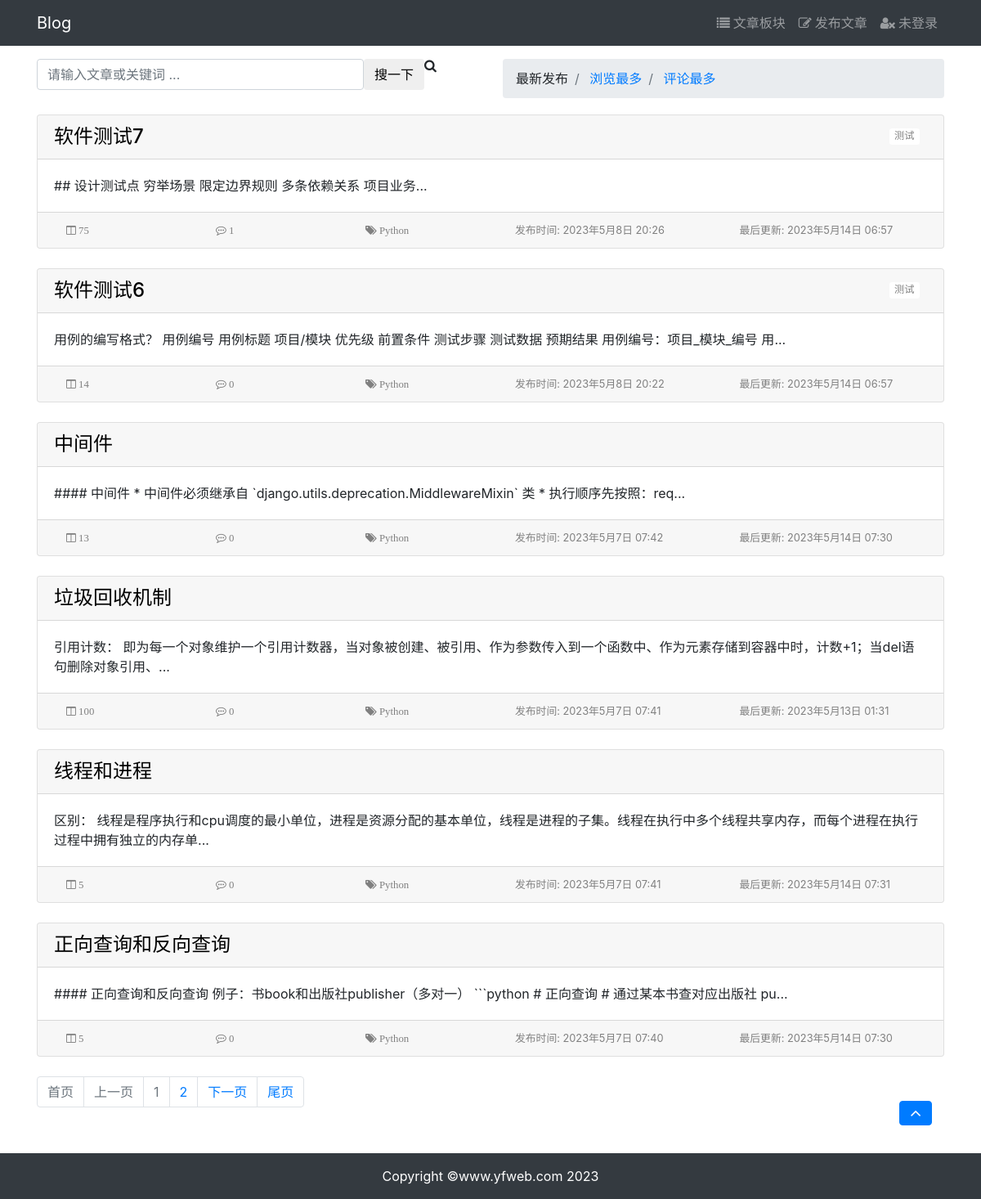
Page /article/list/?column=Python on the earlier database version.
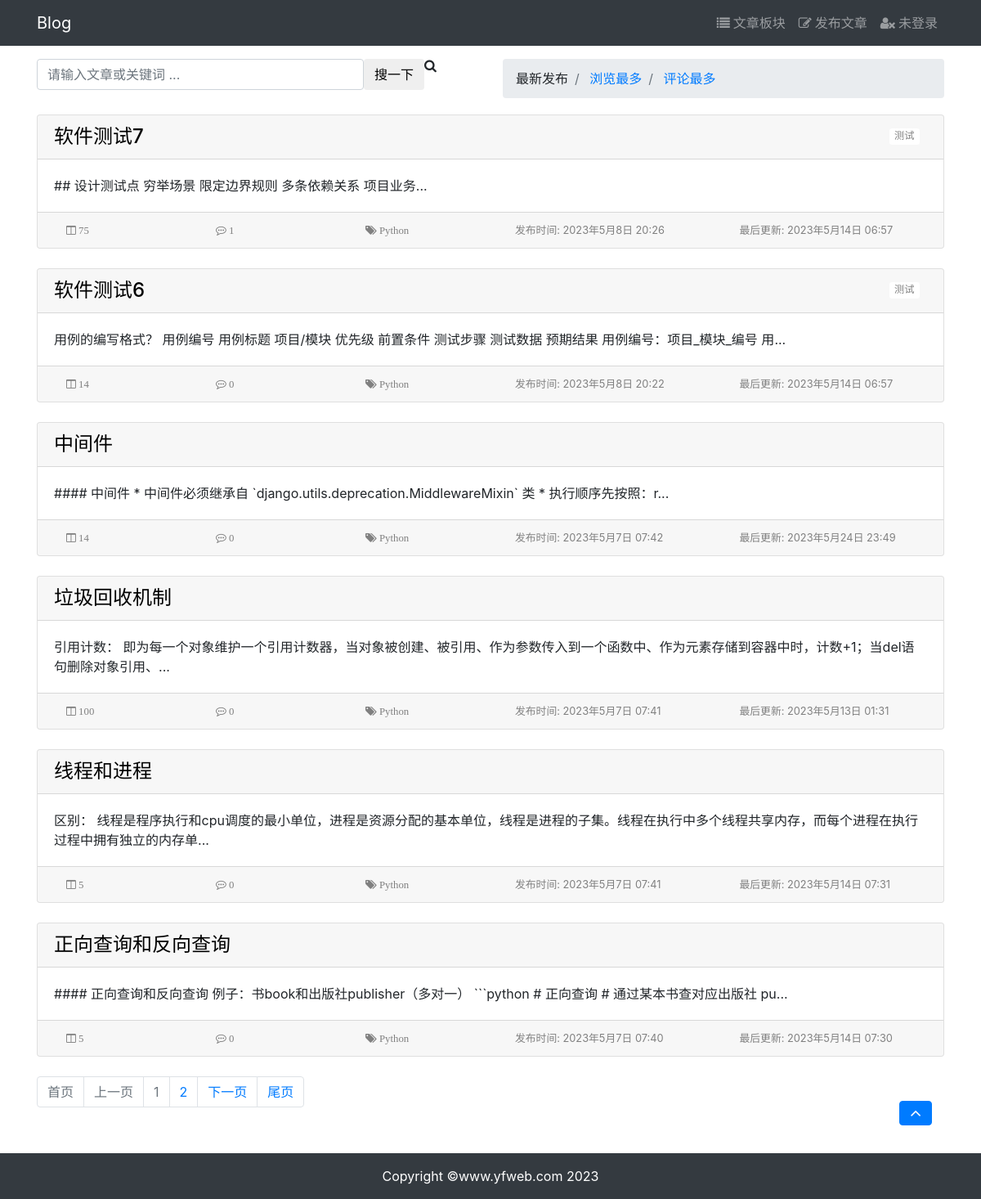
Same page on the later database version.
### article/models.py (models this page shows, shortened)
class Article(models.Model):
    author = models.ForeignKey(verbose_name='作者', to=User, on_delete=models.CASCADE)
    title = models.CharField(verbose_name='标题', max_length=100)
    body = MDTextField(verbose_name='正文')
    created = models.DateTimeField(verbose_name='文章创建时间', default=timezone.now)
    updated = models.DateTimeField(verbose_name='最后更新时间', auto_now=True)
    total_visit = models.PositiveIntegerField(verbose_name='浏览量', default=0)
    total_comment = models.PositiveIntegerField(verbose_name='评论条数', default=0)
    column = models.ForeignKey(
        verbose_name='专栏', to=ArticleColumn,
        null=True, blank=True,
        on_delete=models.CASCADE, related_name='article'
    )
    tags = TaggableManager(verbose_name='标签', blank=True)
    class Meta:
        verbose_name = '文章'
        verbose_name_plural = verbose_name
        ordering = ['-created', '-updated', ]

class ArticleColumn(models.Model):  # 文章专栏
    title = models.CharField(verbose_name='专栏名称', max_length=60)
    created = models.DateTimeField(verbose_name='创建时间', auto_now_add=True)
    class Meta:
        verbose_name = '专栏'
        verbose_name_plural = verbose_name
    def __str__(self):
        return self.title

### article/views.py (the view)
# urls.py: path('list/', views.article_list, name='article_list'),
def article_list(request):
    search = request.GET.get('search', '')
    order = request.GET.get('order', 'common')
    column = request.GET.get('column', '')
    tag = request.GET.get('tag', '')
    articles = Article.objects.all()
    if search:
        q = Q(title__icontains=search) | Q(body__icontains=search)
        articles = articles.filter(q)
    order_list = ['total_visit', 'total_comment']
    if order in order_list:
        if order == 'total_visit':
            articles = articles.order_by('-total_visit')
        if order == 'total_comment':
            articles = articles.order_by('-total_comment')
    if column:
        articles = articles.filter(column__title=column)
    if tag:
        articles = articles.filter(tags__name__in=[tag])  # tags__in 会按照主键找tag
    page, page_list = custom_paginator(request, queryset=articles, per_page=6)
    articles = page
    data = {
        'articles': articles,  # 匹配的文章
        'page_list': page_list,  # 分页列表
        'order': order,  # 排序参数
        'search': search,  # 查询参数
        'column': column,  # 专栏
        'tag': tag,  # 标签
    }
    return render(request, 'article/list.html', data)

### utils/paginator.py (called while the page is built)
def custom_paginator(request, queryset, per_page=3, page_param='page', current_page_each_side=2):
    page_num = request.GET.get(page_param, '1')
    page_num = int(page_num) if page_num.isdecimal() else 1
    paginator = Paginator(queryset, per_page)
    try:
        page = paginator.get_page(page_num)
    except EmptyPage as e:
        if page_num < paginator.num_pages:
            page_num = paginator.num_pages
            page = paginator.get_page(page_num)
        else:
            page_num = 1
            page = paginator.get_page(page_num)
    page_list = paginator.get_elided_page_range(
        number=page_num,
        on_each_side=current_page_each_side,
        on_ends=0
    )
    return page, page_list

### templates/article/list.html (shortened to what the changed rows need)
{% extends 'base.html' %}
{% block content %}
    <div class="container">
        <div class="row mt-1">
            {% for article in articles %}
                <div class="col-12 mb-4">
                    <div class="card">
                        <h4 class="card-header">
                            <a href="{% url 'article:article_detail' article.pk %}"
                               style="color: black;text-decoration: none">
                                {{ article.title }}
                            </a>
                        </h4>
                        <div class="card-body">
                            <p class="card-text">
                                {{ article.body | slice:'80' }}...
                            </p>
                        </div>
                        <div class="card-footer">
                            <div class="row" style="color:gray;">
                                <div class="col-2">
                                    <small class="col align-self-end">
                                        <i class="fa fa-columns" aria-hidden="true">
                                            {{ article.total_visit }}
                                        </i>
                                    </small>
                                </div>
                                <div class="col-2">
                                    <small class="col align-self-end">
                                        <i class="fa fa-commenting-o" aria-hidden="true">
                                            {{ article.total_comment }}
                                        </i>
                                    </small>
                                </div>
                                <div class="col-2">
                                    <small class="col align-self-end">
                                        <i class="fa fa-tags" aria-hidden="true">
                                            {% if article.column %}
                                                <a href="{% url 'article:article_list' %}?column={{ article.column }}"
                                                   style="text-decoration: none;color: grey">
                                                    {{ article.column }}
                                                </a>
                                            {% else %}
                                                未分类
                                            {% endif %}
                                        </i>
                                    </small>
                                </div>
                                <div class="col-3">
                                    <small class="col align-self-end">
                                        发布时间: {{ article.created }}
                                    </small>
                                </div>
                                <div class="col-3">
                                    <small class="col align-self-end">
                                        最后更新: {{ article.updated }}
                                    </small>
                                </div>
                            </div>
                        </div>
                    </div>
                </div>
            {% endfor %}
        </div>
    </div>
{% endblock %}

Differences in the rows shown:
changed Article "中间件": body "#### 中间件 * 中间件必须继承自 `django.utils.deprecation.MiddlewareMixin` 类 * 执行顺序先按照：req" → "#### 中间件 * 中间件必须继承自 `django.utils.deprecation.MiddlewareMixin` 类 * 执行顺序先按照：r"; total_visit "13" → "14"; updated "2023年5月14日 07:30" → "2023年5月24日 23:49"
